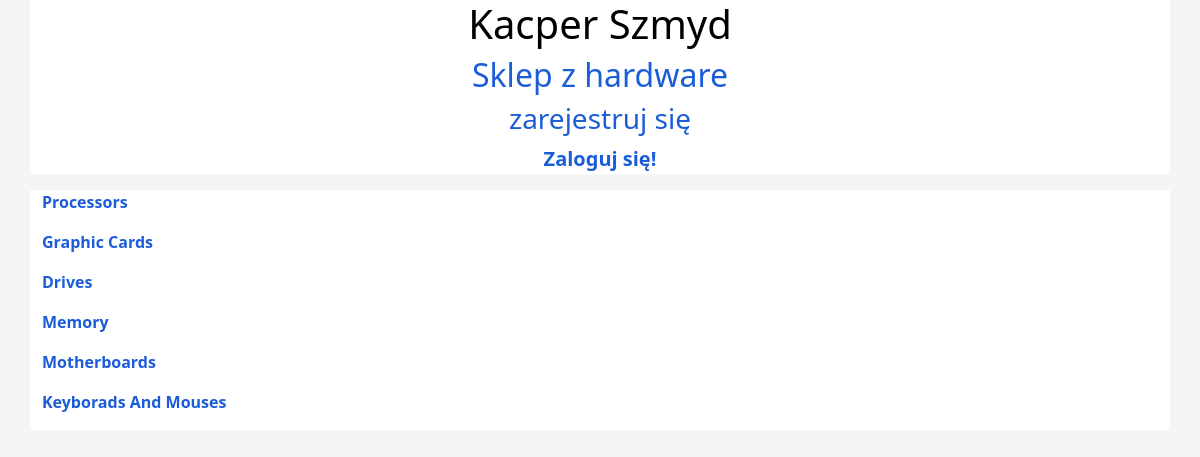
The page / on the database its author committed.
### products/models.py (models this page shows, shortened)
class Category(models.Model):
    name = models.CharField(max_length=60)
    class Meta:
        verbose_name = 'Category'
        verbose_name_plural = 'Categories'

### products/views.py (the view)
# urls.py: path('', index, name='index'),
def index(request):
    all_categories = Category.objects.all()
    return render(request, 'index.html', {'categories' : all_categories})

### products/templates/index.html (shortened to what this page needs)
{% load static %}
<!DOCTYPE html>
<html lang="pl">
<head>
    <link href="https://cdn.jsdelivr.net/npm/bootstrap@5.1.3/dist/css/bootstrap.min.css" rel="stylesheet">
    <link rel="stylesheet" href="{% static 'main.css' %}">
</head>
<body>
    <div class="container">
        <div class="top_section">
            <h1>Kacper Szmyd</h1>
            <a href="{% url 'index' %}"><h2>Sklep z hardware</h2></a>
            <a href="{% url 'register' %}"><h3>zarejestruj się</h3></a>
            {% if user.is_authenticated%}
                <h2>Witaj {{ user.username }}</h2>
                <p><a href="{% url 'logoutUser' %}">Wyloguj się!</a></p>
            {% else %}
                <p><a href="{% url 'login' %}">Zaloguj się!</a></p>
            {% endif %}
        </div>
    </div>
    <div class="container">
        <div class="row">
            <div class="col-sm-12 col-md-3">
                {% for category in categories %}
                    <p><a href="/categories/{{ category.id }}"> {{ category.name.title }}</a></p>
                {% endfor%}
            </div>
            <div class="col-sm-12 col-md-9">
            </div>
        </div>
    </div>
</body>
</html>

### products/static_files/main.css (style rules this page uses)
body { background-color: whitesmoke; }
.top_section { background-color: white; text-align: center; font-size: 20px; }
.container { color: black; background-color: white; }
a { color: #1b5dd9; text-decoration: none; font-weight: bold; }
p { color: #1b5dd9; font-weight: bold; }
h2 { color: #1b5dd9; }

### rows shown on the page
Category: name "Processors"
Category: name "Graphic Cards"
Category: name "Drives"
Category: name "Memory"
Category: name "Motherboards"
Category: name "Keyborads And Mouses"
